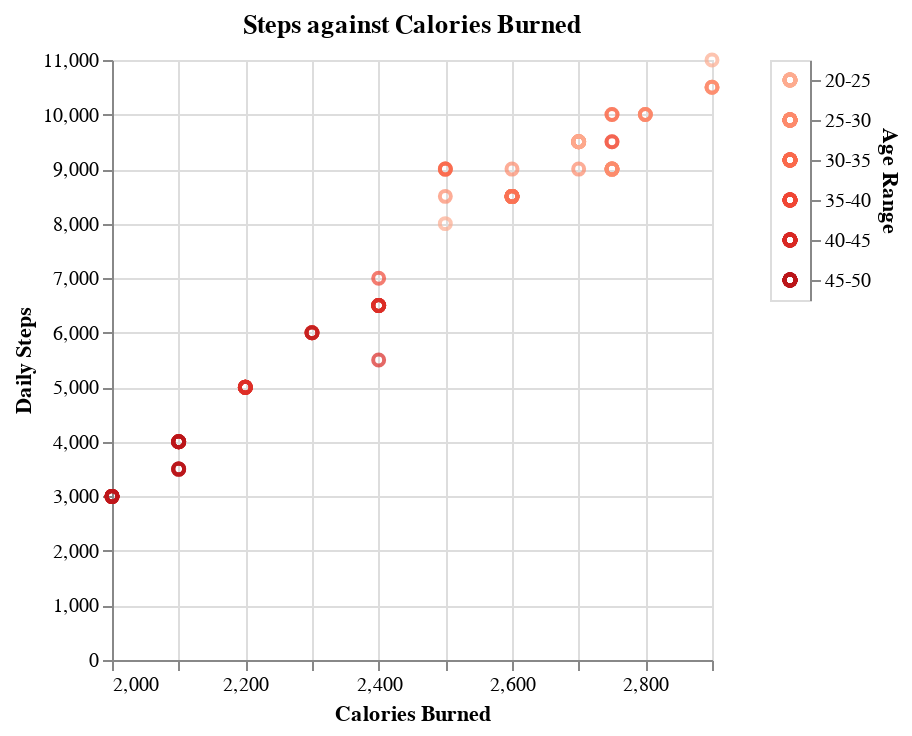

The notebook cell saved with this chart:
### Code cell
selection = alt.selection_point(fields=['Age Range'])
color = alt.condition(
    selection,
    alt.Color(
        'Age Range:N',
        scale=alt.Scale(domainMid=0, scheme='reds'),
        legend=None
    ),
    alt.value('lightgray')
)

calories_chart = alt.Chart(
    df,
    title='Steps against Calories Burned'
).mark_point().encode(
    x=alt.X('Calories Burned:Q').scale(zero=False),
    y=alt.Y('Daily Steps:Q'),
    color=color,
    tooltip=[
        alt.Tooltip(title='Age', field='Age')
    ]
)

legend = alt.Chart(
    df,
).mark_point().encode(
    y=alt.Y(
        'Age Range:N',
        sort='ascending', 
        axis=alt.Axis(orient='right')
    ),
    color=color
).add_params(
    selection
)

chart = calories_chart | legend
# chart.save('images/calories_steps.html')

chart

### Figure 1 — Vega-Lite specification as saved in the notebook (floating-point values rounded to 4 significant figures)
{"config": {"view": {"continuousWidth": 300, "continuousHeight": 300}}, "hconcat": [{"mark": {"type": "point"}, "encoding": {"color": {"condition": {"param": "param_99", "field": "Age Range", "legend": null, "scale": {"domainMid": 0, "scheme": "reds"}, "type": "nominal"}, "value": "lightgray"}, "tooltip": [{"field": "Age", "title": "Age"}], "x": {"field": "Calories Burned", "scale": {"zero": false}, "type": "quantitative"}, "y": {"field": "Daily Steps", "type": "quantitative"}}, "title": "Steps against Calories Burned"}, {"mark": {"type": "point"}, "encoding": {"color": {"condition": {"param": "param_99", "field": "Age Range", "legend": null, "scale": {"domainMid": 0, "scheme": "reds"}, "type": "nominal"}, "value": "lightgray"}, "y": {"axis": {"orient": "right"}, "field": "Age Range", "sort": "ascending", "type": "nominal"}}, "name": "view_57"}], "data": {"name": "data-8df0f55751e62085036bd52a8c41ecf5"}, "params": [{"name": "param_99", "select": {"type": "point", "fields": ["Age Range"]}, "views": ["view_57"]}], "$schema": "https://vega.github.io/schema/vega-lite/v5.20.1.json", "datasets": {"data-8df0f55751e62085036bd52a8c41ecf5": [{"User ID": 1, "Age": 25, "Gender": "f", "Sleep Quality": 8, "Bedtime": "23:00", "Wake-up Time": "06:30", "Daily Steps": 8000, "Calories Burned": 2500, "Physical Activity Level": "medium", "Dietary Habits": "healthy", "Sleep Disorders": "no", "Medication Usage": "no", "Hours Slept": 7.5, "Age Range": "20-25"}, {"User ID": 2, "Age": 34, "Gender": "m", "Sleep Quality": 7, "Bedtime": "00:30", "Wake-up Time": "07:00", "Daily Steps": 5000, "Calories Burned": 2200, "Physical Activity Level": "low", "Dietary Habits": "unhealthy", "Sleep Disorders": "yes", "Medication Usage": "yes", "Hours Slept": 6.5, "Age Range": "30-35"}, {"User ID": 3, "Age": 29, "Gender": "f", "Sleep Quality": 9, "Bedtime": "22:45", "Wake-up Time": "06:45", "Daily Steps": 9000, "Calories Burned": 2700, "Physical Activity Level": "high", "Dietary Habits": "healthy", "Sleep Disorders": "no", "Medication Usage": "no", "Hours Slept": 8.0, "Age Range": "25-30"}, {"User ID": 4, "Age": 41, "Gender": "m", "Sleep Quality": 5, "Bedtime": "01:00", "Wake-up Time": "06:30", "Daily Steps": 4000, "Calories Burned": 2100, "Physical Activity Level": "low", "Dietary Habits": "unhealthy", "Sleep Disorders": "yes", "Medication Usage": "no", "Hours Slept": 5.5, "Age Range": "40-45"}, {"User ID": 5, "Age": 22, "Gender": "f", "Sleep Quality": 8, "Bedtime": "23:30", "Wake-up Time": "07:00", "Daily Steps": 10000, "Calories Burned": 2800, "Physical Activity Level": "high", "Dietary Habits": "medium", "Sleep Disorders": "no", "Medication Usage": "no", "Hours Slept": 7.5, "Age Range": "20-25"}, {"User ID": 6, "Age": 37, "Gender": "m", "Sleep Quality": 6, "Bedtime": "00:15", "Wake-up Time": "07:15", "Daily Steps": 6000, "Calories Burned": 2300, "Physical Activity Level": "medium", "Dietary Habits": "unhealthy", "Sleep Disorders": "no", "Medication Usage": "yes", "Hours Slept": 7.0, "Age Range": "35-40"}, {"User ID": 7, "Age": 30, "Gender": "f", "Sleep Quality": 8, "Bedtime": "22:30", "Wake-up Time": "06:00", "Daily Steps": 8500, "Calories Burned": 2600, "Physical Activity Level": "high", "Dietary Habits": "healthy", "Sleep Disorders": "no", "Medication Usage": "no", "Hours Slept": 7.5, "Age Range": "25-30"}, {"User ID": 8, "Age": 45, "Gender": "m", "Sleep Quality": 4, "Bedtime": "01:30", "Wake-up Time": "07:00", "Daily Steps": 3000, "Calories Burned": 2000, "Physical Activity Level": "low", "Dietary Habits": "unhealthy", "Sleep Disorders": "yes", "Medication Usage": "yes", "Hours Slept": 5.5, "Age Range": "40-45"}, {"User ID": 9, "Age": 27, "Gender": "f", "Sleep Quality": 9, "Bedtime": "23:00", "Wake-up Time": "07:30", "Daily Steps": 9500, "Calories Burned": 2750, "Physical Activity Level": "medium", "Dietary Habits": "healthy", "Sleep Disorders": "no", "Medication Usage": "no", "Hours Slept": 8.5, "Age Range": "25-30"}, {"User ID": 10, "Age": 32, "Gender": "m", "Sleep Quality": 7, "Bedtime": "00:45", "Wake-up Time": "07:15", "Daily Steps": 6500, "Calories Burned": 2400, "Physical Activity Level": "medium", "Dietary Habits": "medium", "Sleep Disorders": "no", "Medication Usage": "no", "Hours Slept": 6.5, "Age Range": "30-35"}, {"User ID": 11, "Age": 50, "Gender": "f", "Sleep Quality": 5, "Bedtime": "01:00", "Wake-up Time": "07:00", "Daily Steps": 3500, "Calories Burned": 2100, "Physical Activity Level": "low", "Dietary Habits": "unhealthy", "Sleep Disorders": "yes", "Medication Usage": "yes", "Hours Slept": 6.0, "Age Range": "45-50"}, {"User ID": 12, "Age": 23, "Gender": "m", "Sleep Quality": 9, "Bedtime": "22:00", "Wake-up Time": "06:00", "Daily Steps": 11000, "Calories Burned": 2900, "Physical Activity Level": "high", "Dietary Habits": "healthy", "Sleep Disorders": "no", "Medication Usage": "no", "Hours Slept": 8.0, "Age Range": "20-25"}, {"User ID": 13, "Age": 36, "Gender": "f", "Sleep Quality": 8, "Bedtime": "23:30", "Wake-up Time": "07:30", "Daily Steps": 7000, "Calories Burned": 2400, "Physical Activity Level": "medium", "Dietary Habits": "medium", "Sleep Disorders": "no", "Medication Usage": "no", "Hours Slept": 8.0, "Age Range": "35-40"}, {"User ID": 14, "Age": 48, "Gender": "m", "Sleep Quality": 4, "Bedtime": "01:30", "Wake-up Time": "06:00", "Daily Steps": 3000, "Calories Burned": 2000, "Physical Activity Level": "low", "Dietary Habits": "unhealthy", "Sleep Disorders": "yes", "Medication Usage": "yes", "Hours Slept": 4.5, "Age Range": "45-50"}, {"User ID": 15, "Age": 28, "Gender": "f", "Sleep Quality": 9, "Bedtime": "22:15", "Wake-up Time": "06:45", "Daily Steps": 9500, "Calories Burned": 2700, "Physical Activity Level": "high", "Dietary Habits": "healthy", "Sleep Disorders": "no", "Medication Usage": "no", "Hours Slept": 8.5, "Age Range": "25-30"}, {"User ID": 16, "Age": 31, "Gender": "m", "Sleep Quality": 6, "Bedtime": "00:30", "Wake-up Time": "07:30", "Daily Steps": 6000, "Calories Burned": 2300, "Physical Activity Level": "medium", "Dietary Habits": "unhealthy", "Sleep Disorders": "no", "Medication Usage": "no", "Hours Slept": 7.0, "Age Range": "30-35"}, {"User ID": 17, "Age": 26, "Gender": "f", "Sleep Quality": 8, "Bedtime": "23:45", "Wake-up Time": "06:15", "Daily Steps": 8500, "Calories Burned": 2500, "Physical Activity Level": "medium", "Dietary Habits": "medium", "Sleep Disorders": "no", "Medication Usage": "no", "Hours Slept": 6.5, "Age Range": "25-30"}, {"User ID": 18, "Age": 39, "Gender": "m", "Sleep Quality": 5, "Bedtime": "01:15", "Wake-up Time": "07:00", "Daily Steps": 4000, "Calories Burned": 2100, "Physical Activity Level": "low", "Dietary Habits": "unhealthy", "Sleep Disorders": "yes", "Medication Usage": "yes", "Hours Slept": 5.75, "Age Range": "35-40"}, {"User ID": 19, "Age": 33, "Gender": "f", "Sleep Quality": 9, "Bedtime": "22:30", "Wake-up Time": "07:00", "Daily Steps": 10000, "Calories Burned": 2800, "Physical Activity Level": "high", "Dietary Habits": "healthy", "Sleep Disorders": "no", "Medication Usage": "no", "Hours Slept": 8.5, "Age Range": "30-35"}, {"User ID": 20, "Age": 42, "Gender": "m", "Sleep Quality": 7, "Bedtime": "00:45", "Wake-up Time": "07:30", "Daily Steps": 5500, "Calories Burned": 2400, "Physical Activity Level": "medium", "Dietary Habits": "medium", "Sleep Disorders": "no", "Medication Usage": "no", "Hours Slept": 6.75, "Age Range": "40-45"}, {"User ID": 21, "Age": 29, "Gender": "f", "Sleep Quality": 8, "Bedtime": "23:15", "Wake-up Time": "06:30", "Daily Steps": 9000, "Calories Burned": 2600, "Physical Activity Level": "high", "Dietary Habits": "healthy", "Sleep Disorders": "no", "Medication Usage": "no", "Hours Slept": 7.25, "Age Range": "25-30"}, {"User ID": 22, "Age": 35, "Gender": "m", "Sleep Quality": 5, "Bedtime": "01:00", "Wake-up Time": "06:30", "Daily Steps": 4000, "Calories Burned": 2100, "Physical Activity Level": "low", "Dietary Habits": "unhealthy", "Sleep Disorders": "yes", "Medication Usage": "no", "Hours Slept": 5.5, "Age Range": "30-35"}, {"User ID": 23, "Age": 40, "Gender": "f", "Sleep Quality": 9, "Bedtime": "22:45", "Wake-up Time": "06:15", "Daily Steps": 9500, "Calories Burned": 2750, "Physical Activity Level": "medium", "Dietary Habits": "healthy", "Sleep Disorders": "no", "Medication Usage": "no", "Hours Slept": 7.5, "Age Range": "35-40"}, {"User ID": 24, "Age": 47, "Gender": "m", "Sleep Quality": 6, "Bedtime": "00:15", "Wake-up Time": "07:00", "Daily Steps": 6000, "Calories Burned": 2300, "Physical Activity Level": "medium", "Dietary Habits": "unhealthy", "Sleep Disorders": "no", "Medication Usage": "yes", "Hours Slept": 6.75, "Age Range": "45-50"}, {"User ID": 25, "Age": 32, "Gender": "f", "Sleep Quality": 8, "Bedtime": "23:00", "Wake-up Time": "06:30", "Daily Steps": 8500, "Calories Burned": 2600, "Physical Activity Level": "high", "Dietary Habits": "medium", "Sleep Disorders": "no", "Medication Usage": "no", "Hours Slept": 7.5, "Age Range": "30-35"}, {"User ID": 26, "Age": 44, "Gender": "m", "Sleep Quality": 4, "Bedtime": "01:30", "Wake-up Time": "07:00", "Daily Steps": 3000, "Calories Burned": 2000, "Physical Activity Level": "low", "Dietary Habits": "unhealthy", "Sleep Disorders": "yes", "Medication Usage": "yes", "Hours Slept": 5.5, "Age Range": "40-45"}, {"User ID": 27, "Age": 27, "Gender": "f", "Sleep Quality": 9, "Bedtime": "22:30", "Wake-up Time": "06:45", "Daily Steps": 10000, "Calories Burned": 2800, "Physical Activity Level": "medium", "Dietary Habits": "healthy", "Sleep Disorders": "no", "Medication Usage": "no", "Hours Slept": 8.25, "Age Range": "25-30"}, {"User ID": 28, "Age": 38, "Gender": "m", "Sleep Quality": 7, "Bedtime": "00:45", "Wake-up Time": "07:15", "Daily Steps": 6500, "Calories Burned": 2400, "Physical Activity Level": "medium", "Dietary Habits": "medium", "Sleep Disorders": "no", "Medication Usage": "no", "Hours Slept": 6.5, "Age Range": "35-40"}, {"User ID": 29, "Age": 31, "Gender": "f", "Sleep Quality": 8, "Bedtime": "23:30", "Wake-up Time": "07:00", "Daily Steps": 9000, "Calories Burned": 2500, "Physical Activity Level": "high", "Dietary Habits": "healthy", "Sleep Disorders": "no", "Medication Usage": "no", "Hours Slept": 7.5, "Age Range": "30-35"}, {"User ID": 30, "Age": 49, "Gender": "m", "Sleep Quality": 5, "Bedtime": "01:15", "Wake-up Time": "07:30", "Daily Steps": 3500, "Calories Burned": 2100, "Physical Activity Level": "low", "Dietary Habits": "unhealthy", "Sleep Disorders": "yes", "Medication Usage": "no", "Hours Slept": 6.25, "Age Range": "45-50"}, {"User ID": 31, "Age": 24, "Gender": "f", "Sleep Quality": 9, "Bedtime": "22:00", "Wake-up Time": "06:00", "Daily Steps": 10500, "Calories Burned": 2900, "Physical Activity Level": "high", "Dietary Habits": "healthy", "Sleep Disorders": "no", "Medication Usage": "no", "Hours Slept": 8.0, "Age Range": "20-25"}, {"User ID": 32, "Age": 45, "Gender": "m", "Sleep Quality": 6, "Bedtime": "00:30", "Wake-up Time": "07:30", "Daily Steps": 5000, "Calories Burned": 2200, "Physical Activity Level": "medium", "Dietary Habits": "unhealthy", "Sleep Disorders": "no", "Medication Usage": "yes", "Hours Slept": 7.0, "Age Range": "40-45"}, {"User ID": 33, "Age": 37, "Gender": "f", "Sleep Quality": 8, "Bedtime": "23:15", "Wake-up Time": "06:15", "Daily Steps": 8500, "Calories Burned": 2600, "Physical Activity Level": "high", "Dietary Habits": "medium", "Sleep Disorders": "no", "Medication Usage": "no", "Hours Slept": 7.0, "Age Range": "35-40"}, {"User ID": 34, "Age": 46, "Gender": "m", "Sleep Quality": 4, "Bedtime": "01:00", "Wake-up Time": "06:30", "Daily Steps": 3000, "Calories Burned": 2000, "Physical Activity Level": "low", "Dietary Habits": "unhealthy", "Sleep Disorders": "yes", "Medication Usage": "no", "Hours Slept": 5.5, "Age Range": "45-50"}, {"User ID": 35, "Age": 28, "Gender": "f", "Sleep Quality": 9, "Bedtime": "22:45", "Wake-up Time": "07:00", "Daily Steps": 10000, "Calories Burned": 2750, "Physical Activity Level": "medium", "Dietary Habits": "healthy", "Sleep Disorders": "no", "Medication Usage": "no", "Hours Slept": 8.25, "Age Range": "25-30"}, {"User ID": 36, "Age": 40, "Gender": "m", "Sleep Quality": 7, "Bedtime": "00:15", "Wake-up Time": "07:15", "Daily Steps": 6000, "Calories Burned": 2300, "Physical Activity Level": "medium", "Dietary Habits": "unhealthy", "Sleep Disorders": "no", "Medication Usage": "yes", "Hours Slept": 7.0, "Age Range": "35-40"}, {"User ID": 37, "Age": 35, "Gender": "f", "Sleep Quality": 8, "Bedtime": "23:30", "Wake-up Time": "07:00", "Daily Steps": 9000, "Calories Burned": 2500, "Physical Activity Level": "high", "Dietary Habits": "medium", "Sleep Disorders": "no", "Medication Usage": "no", "Hours Slept": 7.5, "Age Range": "30-35"}, {"User ID": 38, "Age": 50, "Gender": "m", "Sleep Quality": 5, "Bedtime": "01:30", "Wake-up Time": "06:00", "Daily Steps": 3500, "Calories Burned": 2100, "Physical Activity Level": "low", "Dietary Habits": "unhealthy", "Sleep Disorders": "yes", "Medication Usage": "yes", "Hours Slept": 4.5, "Age Range": "45-50"}, {"User ID": 39, "Age": 26, "Gender": "f", "Sleep Quality": 9, "Bedtime": "22:00", "Wake-up Time": "06:00", "Daily Steps": 10500, "Calories Burned": 2900, "Physical Activity Level": "high", "Dietary Habits": "healthy", "Sleep Disorders": "no", "Medication Usage": "no", "Hours Slept": 8.0, "Age Range": "25-30"}, {"User ID": 40, "Age": 41, "Gender": "m", "Sleep Quality": 6, "Bedtime": "00:45", "Wake-up Time": "07:30", "Daily Steps": 5000, "Calories Burned": 2200, "Physical Activity Level": "medium", "Dietary Habits": "unhealthy", "Sleep Disorders": "no", "Medication Usage": "no", "Hours Slept": 6.75, "Age Range": "40-45"}, {"User ID": 41, "Age": 30, "Gender": "f", "Sleep Quality": 8, "Bedtime": "23:15", "Wake-up Time": "06:15", "Daily Steps": 8500, "Calories Burned": 2600, "Physical Activity Level": "high", "Dietary Habits": "medium", "Sleep Disorders": "no", "Medication Usage": "no", "Hours Slept": 7.0, "Age Range": "25-30"}, {"User ID": 42, "Age": 44, "Gender": "m", "Sleep Quality": 4, "Bedtime": "01:00", "Wake-up Time": "06:30", "Daily Steps": 3000, "Calories Burned": 2000, "Physical Activity Level": "low", "Dietary Habits": "unhealthy", "Sleep Disorders": "yes", "Medication Usage": "yes", "Hours Slept": 5.5, "Age Range": "40-45"}, {"User ID": 43, "Age": 34, "Gender": "f", "Sleep Quality": 9, "Bedtime": "22:45", "Wake-up Time": "07:00", "Daily Steps": 10000, "Calories Burned": 2750, "Physical Activity Level": "medium", "Dietary Habits": "healthy", "Sleep Disorders": "no", "Medication Usage": "no", "Hours Slept": 8.25, "Age Range": "30-35"}, {"User ID": 44, "Age": 48, "Gender": "m", "Sleep Quality": 7, "Bedtime": "00:15", "Wake-up Time": "07:15", "Daily Steps": 6000, "Calories Burned": 2300, "Physical Activity Level": "medium", "Dietary Habits": "unhealthy", "Sleep Disorders": "no", "Medication Usage": "yes", "Hours Slept": 7.0, "Age Range": "45-50"}, {"User ID": 45, "Age": 33, "Gender": "f", "Sleep Quality": 8, "Bedtime": "23:30", "Wake-up Time": "07:00", "Daily Steps": 9000, "Calories Burned": 2500, "Physical Activity Level": "high", "Dietary Habits": "medium", "Sleep Disorders": "no", "Medication Usage": "no", "Hours Slept": 7.5, "Age Range": "30-35"}, {"User ID": 46, "Age": 47, "Gender": "m", "Sleep Quality": 5, "Bedtime": "01:30", "Wake-up Time": "06:00", "Daily Steps": 3500, "Calories Burned": 2100, "Physical Activity Level": "low", "Dietary Habits": "unhealthy", "Sleep Disorders": "yes", "Medication Usage": "no", "Hours Slept": 4.5, "Age Range": "45-50"}, {"User ID": 47, "Age": 28, "Gender": "f", "Sleep Quality": 9, "Bedtime": "22:00", "Wake-up Time": "06:00", "Daily Steps": 10500, "Calories Burned": 2900, "Physical Activity Level": "high", "Dietary Habits": "healthy", "Sleep Disorders": "no", "Medication Usage": "no", "Hours Slept": 8.0, "Age Range": "25-30"}, {"User ID": 48, "Age": 39, "Gender": "m", "Sleep Quality": 6, "Bedtime": "00:30", "Wake-up Time": "07:30", "Daily Steps": 5000, "Calories Burned": 2200, "Physical Activity Level": "medium", "Dietary Habits": "unhealthy", "Sleep Disorders": "no", "Medication Usage": "yes", "Hours Slept": 7.0, "Age Range": "35-40"}, {"User ID": 49, "Age": 32, "Gender": "f", "Sleep Quality": 8, "Bedtime": "23:15", "Wake-up Time": "06:15", "Daily Steps": 8500, "Calories Burned": 2600, "Physical Activity Level": "high", "Dietary Habits": "medium", "Sleep Disorders": "no", "Medication Usage": "no", "Hours Slept": 7.0, "Age Range": "30-35"}, {"User ID": 50, "Age": 46, "Gender": "m", "Sleep Quality": 4, "Bedtime": "01:00", "Wake-up Time": "06:30", "Daily Steps": 3000, "Calories Burned": 2000, "Physical Activity Level": "low", "Dietary Habits": "unhealthy", "Sleep Disorders": "yes", "Medication Usage": "no", "Hours Slept": 5.5, "Age Range": "45-50"}, {"User ID": 51, "Age": 23, "Gender": "f", "Sleep Quality": 9, "Bedtime": "22:15", "Wake-up Time": "06:45", "Daily Steps": 9500, "Calories Burned": 2700, "Physical Activity Level": "high", "Dietary Habits": "healthy", "Sleep Disorders": "no", "Medication Usage": "no", "Hours Slept": 8.5, "Age Range": "20-25"}, {"User ID": 52, "Age": 38, "Gender": "m", "Sleep Quality": 6, "Bedtime": "00:30", "Wake-up Time": "07:00", "Daily Steps": 5000, "Calories Burned": 2200, "Physical Activity Level": "medium", "Dietary Habits": "unhealthy", "Sleep Disorders": "no", "Medication Usage": "no", "Hours Slept": 6.5, "Age Range": "35-40"}, {"User ID": 53, "Age": 27, "Gender": "f", "Sleep Quality": 8, "Bedtime": "23:00", "Wake-up Time": "07:00", "Daily Steps": 8500, "Calories Burned": 2600, "Physical Activity Level": "medium", "Dietary Habits": "medium", "Sleep Disorders": "no", "Medication Usage": "no", "Hours Slept": 8.0, "Age Range": "25-30"}, {"User ID": 54, "Age": 44, "Gender": "m", "Sleep Quality": 5, "Bedtime": "01:15", "Wake-up Time": "07:00", "Daily Steps": 4000, "Calories Burned": 2100, "Physical Activity Level": "low", "Dietary Habits": "unhealthy", "Sleep Disorders": "yes", "Medication Usage": "no", "Hours Slept": 5.75, "Age Range": "40-45"}, {"User ID": 55, "Age": 29, "Gender": "f", "Sleep Quality": 9, "Bedtime": "22:30", "Wake-up Time": "07:30", "Daily Steps": 9000, "Calories Burned": 2750, "Physical Activity Level": "high", "Dietary Habits": "healthy", "Sleep Disorders": "no", "Medication Usage": "no", "Hours Slept": 9.0, "Age Range": "25-30"}, {"User ID": 56, "Age": 36, "Gender": "m", "Sleep Quality": 7, "Bedtime": "00:45", "Wake-up Time": "07:15", "Daily Steps": 6500, "Calories Burned": 2400, "Physical Activity Level": "medium", "Dietary Habits": "medium", "Sleep Disorders": "no", "Medication Usage": "no", "Hours Slept": 6.5, "Age Range": "35-40"}, {"User ID": 57, "Age": 30, "Gender": "f", "Sleep Quality": 8, "Bedtime": "23:15", "Wake-up Time": "06:15", "Daily Steps": 8500, "Calories Burned": 2600, "Physical Activity Level": "high", "Dietary Habits": "medium", "Sleep Disorders": "no", "Medication Usage": "no", "Hours Slept": 7.0, "Age Range": "25-30"}, {"User ID": 58, "Age": 45, "Gender": "m", "Sleep Quality": 4, "Bedtime": "01:30", "Wake-up Time": "07:00", "Daily Steps": 3000, "Calories Burned": 2000, "Physical Activity Level": "low", "Dietary Habits": "unhealthy", "Sleep Disorders": "yes", "Medication Usage": "yes", "Hours Slept": 5.5, "Age Range": "40-45"}, {"User ID": 59, "Age": 25, "Gender": "f", "Sleep Quality": 9, "Bedtime": "22:15", "Wake-up Time": "06:45", "Daily Steps": 9500, "Calories Burned": 2700, "Physical Activity Level": "high", "Dietary Habits": "healthy", "Sleep Disorders": "no", "Medication Usage": "no", "Hours Slept": 8.5, "Age Range": "20-25"}, {"User ID": 60, "Age": 50, "Gender": "m", "Sleep Quality": 6, "Bedtime": "00:30", "Wake-up Time": "07:00", "Daily Steps": 5000, "Calories Burned": 2200, "Physical Activity Level": "medium", "Dietary Habits": "unhealthy", "Sleep Disorders": "no", "Medication Usage": "no", "Hours Slept": 6.5, "Age Range": "45-50"}, {"User ID": 61, "Age": 28, "Gender": "f", "Sleep Quality": 8, "Bedtime": "23:00", "Wake-up Time": "07:00", "Daily Steps": 8500, "Calories Burned": 2600, "Physical Activity Level": "medium", "Dietary Habits": "medium", "Sleep Disorders": "no", "Medication Usage": "no", "Hours Slept": 8.0, "Age Range": "25-30"}, {"User ID": 62, "Age": 47, "Gender": "m", "Sleep Quality": 5, "Bedtime": "01:15", "Wake-up Time": "07:00", "Daily Steps": 4000, "Calories Burned": 2100, "Physical Activity Level": "low", "Dietary Habits": "unhealthy", "Sleep Disorders": "yes", "Medication Usage": "no", "Hours Slept": 5.75, "Age Range": "45-50"}, {"User ID": 63, "Age": 26, "Gender": "f", "Sleep Quality": 9, "Bedtime": "22:30", "Wake-up Time": "07:30", "Daily Steps": 9000, "Calories Burned": 2750, "Physical Activity Level": "high", "Dietary Habits": "healthy", "Sleep Disorders": "no", "Medication Usage": "no", "Hours Slept": 9.0, "Age Range": "25-30"}, {"User ID": 64, "Age": 39, "Gender": "m", "Sleep Quality": 7, "Bedtime": "00:45", "Wake-up Time": "07:15", "Daily Steps": 6500, "Calories Burned": 2400, "Physical Activity Level": "medium", "Dietary Habits": "medium", "Sleep Disorders": "no", "Medication Usage": "no", "Hours Slept": 6.5, "Age Range": "35-40"}, {"User ID": 65, "Age": 31, "Gender": "f", "Sleep Quality": 8, "Bedtime": "23:15", "Wake-up Time": "06:15", "Daily Steps": 8500, "Calories Burned": 2600, "Physical Activity Level": "high", "Dietary Habits": "medium", "Sleep Disorders": "no", "Medication Usage": "no", "Hours Slept": 7.0, "Age Range": "30-35"}, {"User ID": 66, "Age": 43, "Gender": "m", "Sleep Quality": 4, "Bedtime": "01:30", "Wake-up Time": "06:00", "Daily Steps": 3000, "Calories Burned": 2000, "Physical Activity Level": "low", "Dietary Habits": "unhealthy", "Sleep Disorders": "yes", "Medication Usage": "yes", "Hours Slept": 4.5, "Age Range": "40-45"}, {"User ID": 67, "Age": 24, "Gender": "f", "Sleep Quality": 9, "Bedtime": "22:15", "Wake-up Time": "06:45", "Daily Steps": 9500, "Calories Burned": 2700, "Physical Activity Level": "high", "Dietary Habits": "healthy", "Sleep Disorders": "no", "Medication Usage": "no", "Hours Slept": 8.5, "Age Range": "20-25"}, {"User ID": 68, "Age": 38, "Gender": "m", "Sleep Quality": 6, "Bedtime": "00:30", "Wake-up Time": "07:00", "Daily Steps": 5000, "Calories Burned": 2200, "Physical Activity Level": "medium", "Dietary Habits": "unhealthy", "Sleep Disorders": "no", "Medication Usage": "no", "Hours Slept": 6.5, "Age Range": "35-40"}, {"User ID": 69, "Age": 28, "Gender": "f", "Sleep Quality": 8, "Bedtime": "23:00", "Wake-up Time": "07:00", "Daily Steps": 8500, "Calories Burned": 2600, "Physical Activity Level": "medium", "Dietary Habits": "medium", "Sleep Disorders": "no", "Medication Usage": "no", "Hours Slept": 8.0, "Age Range": "25-30"}, {"User ID": 70, "Age": 48, "Gender": "m", "Sleep Quality": 5, "Bedtime": "01:15", "Wake-up Time": "07:00", "Daily Steps": 4000, "Calories Burned": 2100, "Physical Activity Level": "low", "Dietary Habits": "unhealthy", "Sleep Disorders": "yes", "Medication Usage": "no", "Hours Slept": 5.75, "Age Range": "45-50"}, {"User ID": 71, "Age": 32, "Gender": "f", "Sleep Quality": 9, "Bedtime": "22:30", "Wake-up Time": "07:30", "Daily Steps": 9000, "Calories Burned": 2750, "Physical Activity Level": "high", "Dietary Habits": "healthy", "Sleep Disorders": "no", "Medication Usage": "no", "Hours Slept": 9.0, "Age Range": "30-35"}, {"User ID": 72, "Age": 41, "Gender": "m", "Sleep Quality": 7, "Bedtime": "00:45", "Wake-up Time": "07:15", "Daily Steps": 6500, "Calories Burned": 2400, "Physical Activity Level": "medium", "Dietary Habits": "medium", "Sleep Disorders": "no", "Medication Usage": "no", "Hours Slept": 6.5, "Age Range": "40-45"}, {"User ID": 73, "Age": 29, "Gender": "f", "Sleep Quality": 8, "Bedtime": "23:15", "Wake-up Time": "06:15", "Daily Steps": 8500, "Calories Burned": 2600, "Physical Activity Level": "high", "Dietary Habits": "medium", "Sleep Disorders": "no", "Medication Usage": "no", "Hours Slept": 7.0, "Age Range": "25-30"}, {"User ID": 74, "Age": 50, "Gender": "m", "Sleep Quality": 4, "Bedtime": "01:30", "Wake-up Time": "07:00", "Daily Steps": 3000, "Calories Burned": 2000, "Physical Activity Level": "low", "Dietary Habits": "unhealthy", "Sleep Disorders": "yes", "Medication Usage": "yes", "Hours Slept": 5.5, "Age Range": "45-50"}, {"User ID": 75, "Age": 26, "Gender": "f", "Sleep Quality": 9, "Bedtime": "22:15", "Wake-up Time": "06:45", "Daily Steps": 9500, "Calories Burned": 2700, "Physical Activity Level": "high", "Dietary Habits": "healthy", "Sleep Disorders": "no", "Medication Usage": "no", "Hours Slept": 8.5, "Age Range": "25-30"}, {"User ID": 76, "Age": 44, "Gender": "m", "Sleep Quality": 6, "Bedtime": "00:30", "Wake-up Time": "07:00", "Daily Steps": 5000, "Calories Burned": 2200, "Physical Activity Level": "medium", "Dietary Habits": "unhealthy", "Sleep Disorders": "no", "Medication Usage": "no", "Hours Slept": 6.5, "Age Range": "40-45"}, {"User ID": 77, "Age": 30, "Gender": "f", "Sleep Quality": 8, "Bedtime": "23:00", "Wake-up Time": "07:00", "Daily Steps": 8500, "Calories Burned": 2600, "Physical Activity Level": "medium", "Dietary Habits": "medium", "Sleep Disorders": "no", "Medication Usage": "no", "Hours Slept": 8.0, "Age Range": "25-30"}, {"User ID": 78, "Age": 47, "Gender": "m", "Sleep Quality": 5, "Bedtime": "01:15", "Wake-up Time": "07:00", "Daily Steps": 4000, "Calories Burned": 2100, "Physical Activity Level": "low", "Dietary Habits": "unhealthy", "Sleep Disorders": "yes", "Medication Usage": "no", "Hours Slept": 5.75, "Age Range": "45-50"}, {"User ID": 79, "Age": 25, "Gender": "f", "Sleep Quality": 9, "Bedtime": "22:30", "Wake-up Time": "07:30", "Daily Steps": 9000, "Calories Burned": 2750, "Physical Activity Level": "high", "Dietary Habits": "healthy", "Sleep Disorders": "no", "Medication Usage": "no", "Hours Slept": 9.0, "Age Range": "20-25"}, {"User ID": 80, "Age": 49, "Gender": "m", "Sleep Quality": 7, "Bedtime": "00:45", "Wake-up Time": "07:15", "Daily Steps": 6500, "Calories Burned": 2400, "Physical Activity Level": "medium", "Dietary Habits": "medium", "Sleep Disorders": "no", "Medication Usage": "no", "Hours Slept": 6.5, "Age Range": "45-50"}, {"User ID": 81, "Age": 31, "Gender": "f", "Sleep Quality": 8, "Bedtime": "23:15", "Wake-up Time": "06:15", "Daily Steps": 8500, "Calories Burned": 2600, "Physical Activity Level": "high", "Dietary Habits": "medium", "Sleep Disorders": "no", "Medication Usage": "no", "Hours Slept": 7.0, "Age Range": "30-35"}, {"User ID": 82, "Age": 42, "Gender": "m", "Sleep Quality": 4, "Bedtime": "01:30", "Wake-up Time": "07:00", "Daily Steps": 3000, "Calories Burned": 2000, "Physical Activity Level": "low", "Dietary Habits": "unhealthy", "Sleep Disorders": "yes", "Medication Usage": "yes", "Hours Slept": 5.5, "Age Range": "40-45"}, {"User ID": 83, "Age": 27, "Gender": "f", "Sleep Quality": 9, "Bedtime": "22:15", "Wake-up Time": "06:45", "Daily Steps": 9500, "Calories Burned": 2700, "Physical Activity Level": "high", "Dietary Habits": "healthy", "Sleep Disorders": "no", "Medication Usage": "no", "Hours Slept": 8.5, "Age Range": "25-30"}, {"User ID": 84, "Age": 45, "Gender": "m", "Sleep Quality": 6, "Bedtime": "00:30", "Wake-up Time": "07:00", "Daily Steps": 5000, "Calories Burned": 2200, "Physical Activity Level": "medium", "Dietary Habits": "unhealthy", "Sleep Disorders": "no", "Medication Usage": "no", "Hours Slept": 6.5, "Age Range": "40-45"}, {"User ID": 85, "Age": 34, "Gender": "f", "Sleep Quality": 8, "Bedtime": "23:00", "Wake-up Time": "07:00", "Daily Steps": 8500, "Calories Burned": 2600, "Physical Activity Level": "medium", "Dietary Habits": "medium", "Sleep Disorders": "no", "Medication Usage": "no", "Hours Slept": 8.0, "Age Range": "30-35"}, {"User ID": 86, "Age": 50, "Gender": "m", "Sleep Quality": 5, "Bedtime": "01:15", "Wake-up Time": "07:00", "Daily Steps": 4000, "Calories Burned": 2100, "Physical Activity Level": "low", "Dietary Habits": "unhealthy", "Sleep Disorders": "yes", "Medication Usage": "no", "Hours Slept": 5.75, "Age Range": "45-50"}, {"User ID": 87, "Age": 28, "Gender": "f", "Sleep Quality": 9, "Bedtime": "22:30", "Wake-up Time": "07:30", "Daily Steps": 9000, "Calories Burned": 2750, "Physical Activity Level": "high", "Dietary Habits": "healthy", "Sleep Disorders": "no", "Medication Usage": "no", "Hours Slept": 9.0, "Age Range": "25-30"}, {"User ID": 88, "Age": 39, "Gender": "m", "Sleep Quality": 7, "Bedtime": "00:45", "Wake-up Time": "07:15", "Daily Steps": 6500, "Calories Burned": 2400, "Physical Activity Level": "medium", "Dietary Habits": "medium", "Sleep Disorders": "no", "Medication Usage": "no", "Hours Slept": 6.5, "Age Range": "35-40"}, {"User ID": 89, "Age": 30, "Gender": "f", "Sleep Quality": 8, "Bedtime": "23:15", "Wake-up Time": "06:15", "Daily Steps": 8500, "Calories Burned": 2600, "Physical Activity Level": "high", "Dietary Habits": "medium", "Sleep Disorders": "no", "Medication Usage": "no", "Hours Slept": 7.0, "Age Range": "25-30"}, {"User ID": 90, "Age": 47, "Gender": "m", "Sleep Quality": 4, "Bedtime": "01:30", "Wake-up Time": "07:00", "Daily Steps": 3000, "Calories Burned": 2000, "Physical Activity Level": "low", "Dietary Habits": "unhealthy", "Sleep Disorders": "yes", "Medication Usage": "yes", "Hours Slept": 5.5, "Age Range": "45-50"}, {"User ID": 91, "Age": 23, "Gender": "f", "Sleep Quality": 9, "Bedtime": "22:15", "Wake-up Time": "06:45", "Daily Steps": 9500, "Calories Burned": 2700, "Physical Activity Level": "high", "Dietary Habits": "healthy", "Sleep Disorders": "no", "Medication Usage": "no", "Hours Slept": 8.5, "Age Range": "20-25"}, {"User ID": 92, "Age": 36, "Gender": "m", "Sleep Quality": 6, "Bedtime": "00:30", "Wake-up Time": "07:00", "Daily Steps": 5000, "Calories Burned": 2200, "Physical Activity Level": "medium", "Dietary Habits": "unhealthy", "Sleep Disorders": "no", "Medication Usage": "no", "Hours Slept": 6.5, "Age Range": "35-40"}, {"User ID": 93, "Age": 29, "Gender": "f", "Sleep Quality": 8, "Bedtime": "23:00", "Wake-up Time": "07:00", "Daily Steps": 8500, "Calories Burned": 2600, "Physical Activity Level": "medium", "Dietary Habits": "medium", "Sleep Disorders": "no", "Medication Usage": "no", "Hours Slept": 8.0, "Age Range": "25-30"}, {"User ID": 94, "Age": 50, "Gender": "m", "Sleep Quality": 5, "Bedtime": "01:15", "Wake-up Time": "07:00", "Daily Steps": 4000, "Calories Burned": 2100, "Physical Activity Level": "low", "Dietary Habits": "unhealthy", "Sleep Disorders": "yes", "Medication Usage": "no", "Hours Slept": 5.75, "Age Range": "45-50"}, {"User ID": 95, "Age": 27, "Gender": "f", "Sleep Quality": 9, "Bedtime": "22:30", "Wake-up Time": "07:30", "Daily Steps": 9000, "Calories Burned": 2750, "Physical Activity Level": "high", "Dietary Habits": "healthy", "Sleep Disorders": "no", "Medication Usage": "no", "Hours Slept": 9.0, "Age Range": "25-30"}, {"User ID": 96, "Age": 43, "Gender": "m", "Sleep Quality": 7, "Bedtime": "00:45", "Wake-up Time": "07:15", "Daily Steps": 6500, "Calories Burned": 2400, "Physical Activity Level": "medium", "Dietary Habits": "medium", "Sleep Disorders": "no", "Medication Usage": "no", "Hours Slept": 6.5, "Age Range": "40-45"}, {"User ID": 97, "Age": 33, "Gender": "f", "Sleep Quality": 8, "Bedtime": "23:15", "Wake-up Time": "06:15", "Daily Steps": 8500, "Calories Burned": 2600, "Physical Activity Level": "high", "Dietary Habits": "medium", "Sleep Disorders": "no", "Medication Usage": "no", "Hours Slept": 7.0, "Age Range": "30-35"}, {"User ID": 98, "Age": 46, "Gender": "m", "Sleep Quality": 4, "Bedtime": "01:30", "Wake-up Time": "07:00", "Daily Steps": 3000, "Calories Burned": 2000, "Physical Activity Level": "low", "Dietary Habits": "unhealthy", "Sleep Disorders": "yes", "Medication Usage": "yes", "Hours Slept": 5.5, "Age Range": "45-50"}, {"User ID": 99, "Age": 25, "Gender": "f", "Sleep Quality": 9, "Bedtime": "22:15", "Wake-up Time": "06:45", "Daily Steps": 9500, "Calories Burned": 2700, "Physical Activity Level": "high", "Dietary Habits": "healthy", "Sleep Disorders": "no", "Medication Usage": "no", "Hours Slept": 8.5, "Age Range": "20-25"}, {"User ID": 100, "Age": 41, "Gender": "m", "Sleep Quality": 6, "Bedtime": "00:30", "Wake-up Time": "07:00", "Daily Steps": 5000, "Calories Burned": 2200, "Physical Activity Level": "medium", "Dietary Habits": "unhealthy", "Sleep Disorders": "no", "Medication Usage": "no", "Hours Slept": 6.5, "Age Range": "40-45"}]}}
